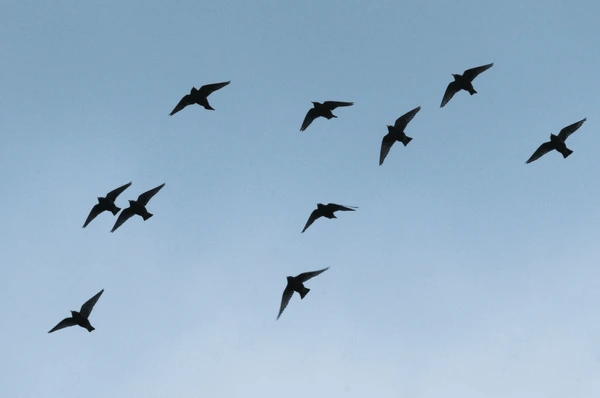
#> input picture Object Detection using Contour/contour.jpg, 600 x 398 px
$ python ObjectDetection.py
#> lines starting #> are read from the running program, lines starting #| are printed output that depends on the picture; after the words box and inside, x2 and y2 are one past the last pixel; in counts of white or black regions, pixels touching at a corner belong together
import cv2 as cv

img = cv.imread("contour.jpg")
#> img is the input picture: shape (398, 600, 3); mean B, G, R 201.9, 178.4, 151
img_gray = cv.cvtColor(img, cv.COLOR_BGR2GRAY)
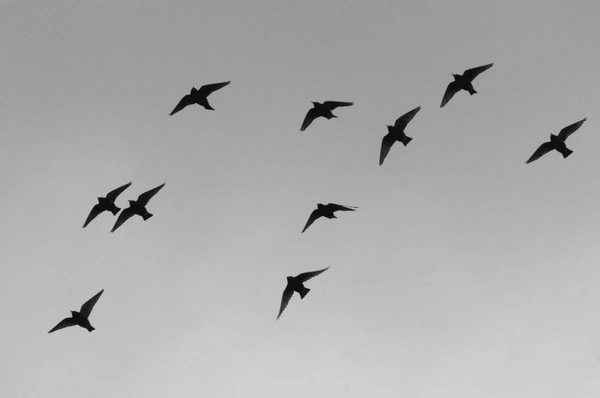
#> img_gray: shape (398, 600); min 6, max 210, mean 172.8

ret, thresh = cv.threshold(img_gray,100,255,cv.THRESH_BINARY_INV)
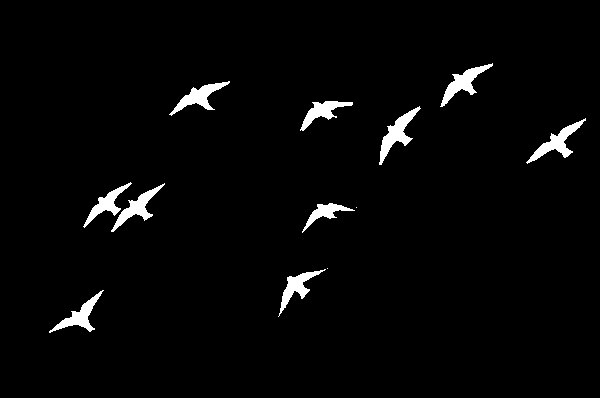
#> thresh: shape (398, 600); 2.6% white; 12 white regions (2 under 20 px)

contours, hierarchy = cv.findContours(thresh, cv.RETR_TREE, cv.CHAIN_APPROX_SIMPLE)
#> contours = 12 contours, 2 with area under 20; largest, box (x1, y1, x2, y2) and area: (379, 106, 421, 165) 660, (526, 118, 586, 164) 616, (440, 63, 493, 107) 604, (169, 81, 230, 116) 575, (111, 183, 165, 232) 568

for cnt in contours:
    print(cv.contourArea(cnt))
    if cv.contourArea(cnt) > 200:
        x1, y1, w, h = cv.boundingRect(cnt)
        cv.rectangle(img, (x1,y1), (x1 + w,y1 + h), (0, 255, 0), 2)                # draw rectangles around the detected object
#> this loop made 12 passes
#> (x1, y1, w, h) on passes 1, 2, 5, 6, 7, 8, 9, 10, 11, 12: (49, 290, 55, 43), (278, 269, 48, 48), (302, 203, 53, 30), (111, 183, 54, 49), (83, 182, 49, 46), (526, 118, 60, 46), (379, 106, 42, 59), (300, 101, 53, 30), (169, 81, 61, 35), (440, 63, 53, 44)
#> cnt on passes 3 to 4: [[327, 268]], [[356, 207]]
#| 539.0
#| 510.5
#| 0.0
#| 0.0
#| 370.5
#| 568.0
#| 482.5
#| 616.5
#> (further printed lines are left out)
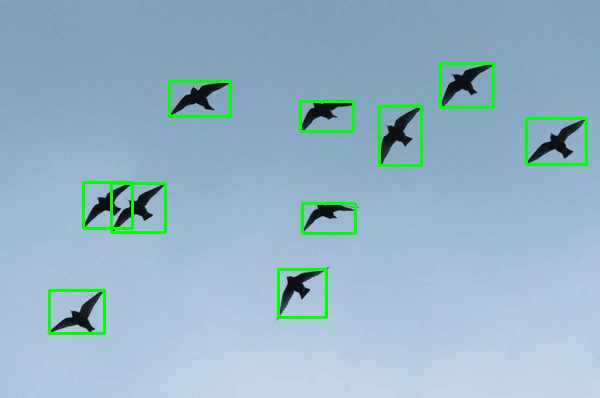
#> img: shape (398, 600, 3); 2.37% of pixels changed, all inside (x1, y1, x2, y2) = (48, 62, 588, 335)


cv.imshow('img',img)
cv.imshow('img_gray',img_gray)
cv.imshow('thresh', thresh)

cv.waitKey(0)
cv.destroyAllWindows()
